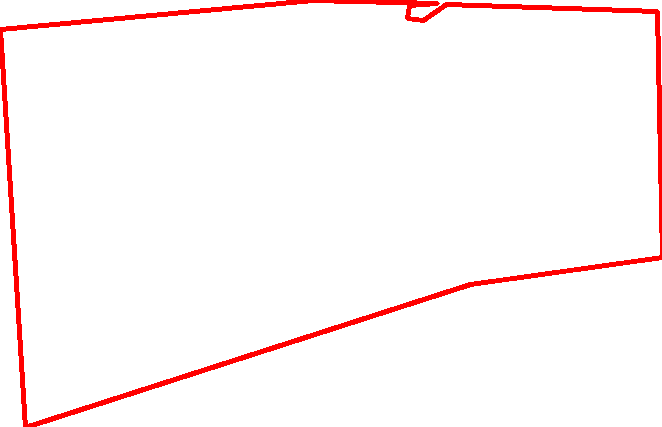
#> input picture pydep/wld.png, 662 x 427 px
$ python flp.py
#> lines starting #> are read from the running program, lines starting #| are printed output that depends on the picture; after the words box and inside, x2 and y2 are one past the last pixel; in counts of white or black regions, pixels touching at a corner belong together; long printed decimals are rounded
import cv2
import numpy as np

def get_main_contour(image_path: str):
    """
    Loads an image, isolates the red polygon, and returns its main contour.
    """
    img = cv2.imread(image_path)
    if img is None:
        print(f"Error: Could not load image at {image_path}")
        return None

    hsv = cv2.cvtColor(img, cv2.COLOR_BGR2HSV)
    lower_red1 = np.array([0, 100, 50])
    upper_red1 = np.array([10, 255, 255])
    mask1 = cv2.inRange(hsv, lower_red1, upper_red1)
    lower_red2 = np.array([170, 100, 50])
    upper_red2 = np.array([180, 255, 255])
    mask2 = cv2.inRange(hsv, lower_red2, upper_red2)
    mask = mask1 + mask2

    contours, _ = cv2.findContours(mask, cv2.RETR_EXTERNAL, cv2.CHAIN_APPROX_SIMPLE)
    if not contours:
        print(f"Warning: No contours found in {image_path}")
        return None
    return max(contours, key=cv2.contourArea)


def normalize_contour(contour):
    """
    Normalize contour by centering it and scaling to unit area.
    """
    # Calculate centroid
    M = cv2.moments(contour)
    if M["m00"] == 0:
        return contour

    cx = int(M["m10"] / M["m00"])
    cy = int(M["m01"] / M["m00"])

    # Center the contour
    centered_contour = contour.copy()
    centered_contour[:, 0, 0] -= cx
    centered_contour[:, 0, 1] -= cy

    # Scale to unit area
    area = cv2.contourArea(contour)
    if area > 0:
        scale = 1.0 / np.sqrt(area)
        centered_contour = (centered_contour * scale).astype(np.int32)

    return centered_contour


def transform_and_match(contour_a, contour_b):
    """
    Improved matching function with proper contour transformations and scale normalization.
    """
    # Normalize both contours for better comparison
    norm_contour_a = normalize_contour(contour_a)
    norm_contour_b = normalize_contour(contour_b)

    # Calculate centroids for rotation center
    M_a = cv2.moments(contour_a)
    M_b = cv2.moments(contour_b)

    if M_a["m00"] == 0 or M_b["m00"] == 0:
        return {'score': float('inf'), 'flip': 'None', 'rotation': 0}

    center_a = (int(M_a["m10"] / M_a["m00"]), int(M_a["m01"] / M_a["m00"]))
    center_b = (int(M_b["m10"] / M_b["m00"]), int(M_b["m01"] / M_b["m00"]))

    # Test both flip states and all rotations
    best_match = {'score': float('inf'), 'flip': 'None', 'rotation': 0}
    rotations = [0, 90, 180, 270]

    for flip_horizontal in [False, True]:
        # Create flipped version of contour_b if needed
        test_contour_b = contour_b.copy()
        if flip_horizontal:
            # Flip horizontally around the centroid
            test_contour_b[:, 0, 0] = center_b[0] - (test_contour_b[:, 0, 0] - center_b[0])

        # Normalize the test contour
        norm_test_contour_b = normalize_contour(test_contour_b)

        for angle in rotations:
            # Create rotation matrix around the centroid
            M = cv2.getRotationMatrix2D(center_b, angle, 1.0)

            # Apply rotation
            rotated_contour = cv2.transform(test_contour_b, M)

            # Normalize the rotated contour
            norm_rotated_contour = normalize_contour(rotated_contour)

            # Compare shapes using multiple methods for robustness
            score1 = cv2.matchShapes(norm_contour_a, norm_rotated_contour, cv2.CONTOURS_MATCH_I1, 0.0)
            score2 = cv2.matchShapes(norm_contour_a, norm_rotated_contour, cv2.CONTOURS_MATCH_I2, 0.0)
            score3 = cv2.matchShapes(norm_contour_a, norm_rotated_contour, cv2.CONTOURS_MATCH_I3, 0.0)

            # Use the best score among the three methods
            score = min(score1, score2, score3)

            if score < best_match['score']:
                best_match['score'] = score
                best_match['flip'] = 'Horizontal' if flip_horizontal else 'None'
                best_match['rotation'] = angle

    return best_match


def visualize_result(img_a_path, img_b_path, best_transform):
    """
    Creates a visual representation of the original and transformed shapes.
    """
    img_a = cv2.imread(img_a_path)
    img_b = cv2.imread(img_b_path)

    transformed_img_b = img_b.copy()
    (h_b, w_b) = transformed_img_b.shape[:2]
    center_b = (w_b / 2, h_b / 2)

    if best_transform['flip'] == 'Horizontal':
        transformed_img_b = cv2.flip(transformed_img_b, 1)

    angle = best_transform['rotation']
    if angle in [90, 270]:
        M = cv2.getRotationMatrix2D(center_b, angle, 1.0)
        cos = np.abs(M[0, 0])
        sin = np.abs(M[0, 1])
        new_w = int((h_b * sin) + (w_b * cos))
        new_h = int((h_b * cos) + (w_b * sin))
        M[0, 2] += (new_w / 2) - center_b[0]
        M[1, 2] += (new_h / 2) - center_b[1]
        transformed_img_b = cv2.warpAffine(transformed_img_b, M, (new_w, new_h))
    elif angle == 180:
        M = cv2.getRotationMatrix2D(center_b, angle, 1.0)
        transformed_img_b = cv2.warpAffine(transformed_img_b, M, (w_b, h_b))

    h_a, w_a = img_a.shape[:2]
    h_b_orig, w_b_orig = img_b.shape[:2]
    h_t, w_t = transformed_img_b.shape[:2]

    p_top = 60
    p_side = 20

    output_height = p_top + max(h_a, h_b_orig, h_t) + p_side
    output_width = p_side + w_a + p_side + w_b_orig + p_side + w_t + p_side

    result_img = np.full((output_height, output_width, 3), 255, dtype=np.uint8)

    x_pos = p_side
    result_img[p_top:p_top+h_a, x_pos:x_pos+w_a] = img_a
    cv2.putText(result_img, "Reference A", (x_pos, p_top - 10), cv2.FONT_HERSHEY_SIMPLEX, 0.8, (0, 0, 0), 2)

    x_pos += w_a + p_side
    result_img[p_top:p_top+h_b_orig, x_pos:x_pos+w_b_orig] = img_b
    cv2.putText(result_img, "Original B", (x_pos, p_top - 10), cv2.FONT_HERSHEY_SIMPLEX, 0.8, (0, 0, 0), 2)

    x_pos += w_b_orig + p_side
    result_img[p_top:p_top+h_t, x_pos:x_pos+w_t] = transformed_img_b
    cv2.putText(result_img, "Transformed B", (x_pos, p_top - 10), cv2.FONT_HERSHEY_SIMPLEX, 0.8, (0, 0, 0), 2)

    # cv2.imshow("Result", result_img)
    cv2.imwrite("result.png", result_img)
    # print("\nVisual result saved as 'result.png'. Press any key to exit.")
    # cv2.waitKey(0)
    # cv2.destroyAllWindows()


def debug_contour_matching(contour_a, contour_b, best_transform):
    """
    Debug function to visualize contour matching process.
    """
    # Create a blank canvas
    canvas_size = 800
    canvas = np.full((canvas_size, canvas_size, 3), 255, dtype=np.uint8)

    # Calculate centroids
    M_a = cv2.moments(contour_a)
    M_b = cv2.moments(contour_b)

    if M_a["m00"] == 0 or M_b["m00"] == 0:
        print("Error: Cannot calculate moments")
        return

    center_a = (int(M_a["m10"] / M_a["m00"]), int(M_a["m01"] / M_a["m00"]))
    center_b = (int(M_b["m10"] / M_b["m00"]), int(M_b["m01"] / M_b["m00"]))

    # Scale contours to fit canvas
    def scale_contour(contour, target_size=300):
        # Get bounding box
        x, y, w, h = cv2.boundingRect(contour)
        scale = min(target_size / max(w, h), 1.0)

        # Scale contour
        scaled_contour = contour.copy()
        scaled_contour = (scaled_contour * scale).astype(np.int32)

        # Center in canvas
        canvas_center = canvas_size // 2
        scaled_contour[:, 0, 0] += canvas_center - int(w * scale // 2)
        scaled_contour[:, 0, 1] += canvas_center - int(h * scale // 2)

        return scaled_contour

    # Draw original contours
    scaled_a = scale_contour(contour_a)
    scaled_b = scale_contour(contour_b)

    # Offset contour B to the right
    scaled_b[:, 0, 0] += canvas_size // 2

    # Draw contours
    cv2.drawContours(canvas, [scaled_a], -1, (0, 0, 255), 2)  # Red for reference
    cv2.drawContours(canvas, [scaled_b], -1, (255, 0, 0), 2)  # Blue for test

    # Add labels
    cv2.putText(canvas, "Reference A", (50, 50), cv2.FONT_HERSHEY_SIMPLEX, 1, (0, 0, 255), 2)
    cv2.putText(canvas, "Original B", (canvas_size//2 + 50, 50), cv2.FONT_HERSHEY_SIMPLEX, 1, (255, 0, 0), 2)

    # Apply transformation to contour B
    transformed_b = contour_b.copy()
    if best_transform['flip'] == 'Horizontal':
        transformed_b[:, 0, 0] = center_b[0] - (transformed_b[:, 0, 0] - center_b[0])

    if best_transform['rotation'] != 0:
        M = cv2.getRotationMatrix2D(center_b, best_transform['rotation'], 1.0)
        transformed_b = cv2.transform(transformed_b, M)

    # Scale and draw transformed contour
    scaled_transformed = scale_contour(transformed_b)
    scaled_transformed[:, 0, 0] += canvas_size // 2
    scaled_transformed[:, 0, 1] += canvas_size // 2  # Move down

    cv2.drawContours(canvas, [scaled_transformed], -1, (0, 255, 0), 2)  # Green for transformed
    cv2.putText(canvas, "Transformed B", (canvas_size//2 + 50, canvas_size//2 + 50),
                cv2.FONT_HERSHEY_SIMPLEX, 1, (0, 255, 0), 2)

    # Save debug image
    cv2.imwrite("debug_contours.png", canvas)
    print("Debug visualization saved as 'debug_contours.png'")


if __name__ == "__main__":
    # --- Make sure these file paths are correct ---
    IMAGE_A_PATH = "pydep/wld.png"
    IMAGE_B_PATH = "pydep/pdf.png"

    print("Step 1: Processing Reference Image A...")
    contour_a = get_main_contour(IMAGE_A_PATH)
#> in get_main_contour, img is the input picture: shape (427, 662, 3); mean B, G, R 246.2, 246.2, 255
#> in get_main_contour, `hsv = cv2.cvtColor(img, cv2.COLOR_BGR2HSV)`: hsv: shape (427, 662, 3); mean H, S, V 0, 8.8, 255
#> in get_main_contour, `mask1 = cv2.inRange(hsv, lower_red1, upper_red1)`:
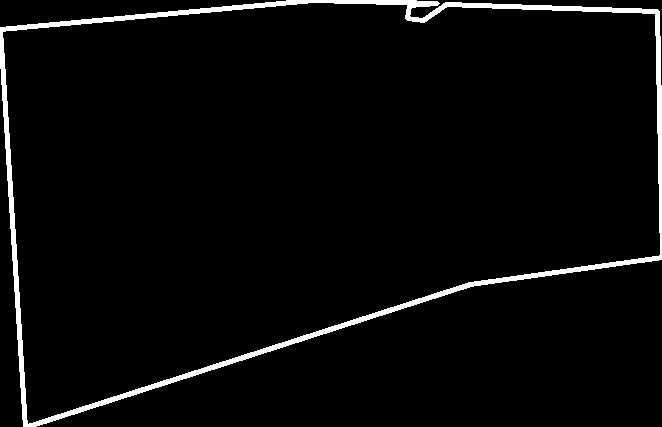
#> mask1: shape (427, 662); 3.5% white; 1 white region
#> in get_main_contour, `mask2 = cv2.inRange(hsv, lower_red2, upper_red2)`: mask2: shape (427, 662); every value is 0
#> in get_main_contour, `contours, _ = cv2.findContours(mask, cv2.RETR_EXTERNAL, cv2.CHAIN_APPR..`: contours = 1 contour; box (x1, y1, x2, y2) and area: (0, 0, 662, 427) 212178
#> contour_a = contour of 489 points, box (x1, y1, x2, y2) (0, 0, 662, 427), area 212178

    print("Step 2: Processing Test Image B...")
    contour_b = get_main_contour(IMAGE_B_PATH)
#> call 2 of get_main_contour, with image_path = 'pydep/pdf.png'
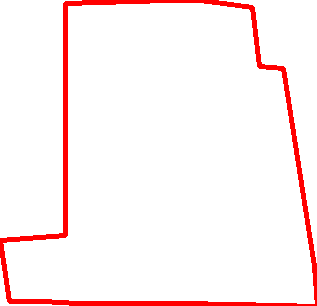
#> input picture pydep/pdf.png, 317 x 306 px
#> in get_main_contour, img is the input picture: shape (306, 317, 3); mean B, G, R 240.8, 240.8, 255
#> in get_main_contour (call 2), `hsv = cv2.cvtColor(img, cv2.COLOR_BGR2HSV)`: hsv: shape (306, 317, 3); mean H, S, V 0, 14.2, 255
#> in get_main_contour (call 2), `mask1 = cv2.inRange(hsv, lower_red1, upper_red1)`:
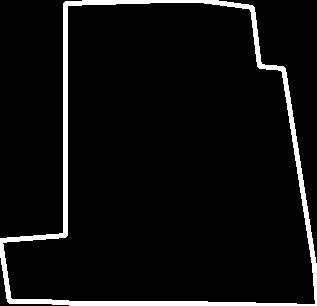
#> mask1: shape (306, 317); 5.6% white; 1 white region
#> in get_main_contour (call 2), `mask2 = cv2.inRange(hsv, lower_red2, upper_red2)`: mask2: shape (306, 317); every value is 0
#> in get_main_contour (call 2), `contours, _ = cv2.findContours(mask, cv2.RETR_EXTERNAL, cv2.CHAIN_APPR..`: contours = 1 contour; box (x1, y1, x2, y2) and area: (0, 0, 317, 306) 74111
#> contour_b = contour of 134 points, box (x1, y1, x2, y2) (0, 0, 317, 306), area 74111

    if contour_a is not None and contour_b is not None:
        print("\nStep 3: Finding the best transformation...")
        best_fit = transform_and_match(contour_a, contour_b)
#> in normalize_contour, `M = cv2.moments(contour)`: M = moments, m00 212178.5, centre m10/m00, m01/m00 = (307.4, 173.9)
#> in normalize_contour, `cx = int(M["m10"] / M["m00"])`: cx = 307
#> in normalize_contour, `cy = int(M["m01"] / M["m00"])`: cy = 173
#> in normalize_contour, `centered_contour = contour.copy()`: centered_contour has the same summary as contour_a outside normalize_contour
#> in normalize_contour, `area = cv2.contourArea(contour)`: area = 212178.5
#> in normalize_contour, `scale = 1.0 / np.sqrt(area)`: scale = 0.00217
#> in normalize_contour, `centered_contour = (centered_contour * scale).astype(np.int32)`: centered_contour = contour of 489 points, box (x1, y1, x2, y2) (0, 0, 1, 1), area 0
#> in transform_and_match, `norm_contour_a = normalize_contour(contour_a)`: norm_contour_a has the same summary as centered_contour in normalize_contour
#> in transform_and_match, `norm_contour_b = normalize_contour(contour_b)`: norm_contour_b = contour of 134 points, box (x1, y1, x2, y2) (0, 0, 1, 1), area 0
#> in transform_and_match, `M_a = cv2.moments(contour_a)`: M_a has the same summary as M in normalize_contour
#> in transform_and_match, `M_b = cv2.moments(contour_b)`: M_b = moments, m00 74111, centre m10/m00, m01/m00 = (170.9, 166.3)
#> in transform_and_match, `center_a = (int(M_a["m10"] / M_a["m00"]), int(M_a["m01"] / M_a["m00"]))`: center_a = (307, 173)
#> in transform_and_match, `center_b = (int(M_b["m10"] / M_b["m00"]), int(M_b["m01"] / M_b["m00"]))`: center_b = (170, 166)
#> the loop in transform_and_match, `for flip_horizontal in [False, True]:` made 2 passes
#> after the loop in transform_and_match, `for flip_horizontal in [False, True]:`: best_match = {'score': 0, 'flip': 'None', 'rotation': 0}
#> best_fit = {'score': 0, 'flip': 'None', 'rotation': 0}

        print("\n--- Match Found! ---")
        print(f"✅ Best Flip: {best_fit['flip']}")
#| ✅ Best Flip: None
        print(f"🔄 Best Rotation: {best_fit['rotation']} degrees")
#| 🔄 Best Rotation: 0 degrees
        print(f"📏 Match Score: {best_fit['score']:.6f} (lower is better)")
#| 📏 Match Score: 0 (lower is better)

        # Debug visualization
        debug_contour_matching(contour_a, contour_b, best_fit)
#> in debug_contour_matching, `M_a = cv2.moments(contour_a)`: M_a has the same summary as M in normalize_contour
#> in debug_contour_matching, `center_a = (int(M_a["m10"] / M_a["m00"]), int(M_a["m01"] / M_a["m00"]))`: center_a = (307, 173)
#> in debug_contour_matching, `center_b = (int(M_b["m10"] / M_b["m00"]), int(M_b["m01"] / M_b["m00"]))`: center_b = (170, 166)
#> in scale_contour, `x, y, w, h = cv2.boundingRect(contour)`: x = 0; w = 662; h = 427
#> in scale_contour, `scale = min(target_size / max(w, h), 1.0)`: scale = 0.453
#> in scale_contour, `scaled_contour = contour.copy()`: scaled_contour has the same summary as contour_a outside scale_contour
#> in scale_contour, `scaled_contour = (scaled_contour * scale).astype(np.int32)`: scaled_contour = contour of 489 points, box (x1, y1, x2, y2) (0, 0, 300, 194), area 43548
#> in debug_contour_matching, `scaled_a = scale_contour(contour_a)`: scaled_a = contour of 489 points, box (x1, y1, x2, y2) (250, 304, 550, 498), area 43548
#> in debug_contour_matching, `scaled_b = scale_contour(contour_b)`: scaled_b = contour of 134 points, box (x1, y1, x2, y2) (250, 256, 550, 545), area 66346
#> in debug_contour_matching, `cv2.drawContours(canvas, [scaled_a], -1, (0, 0, 255), 2)`:
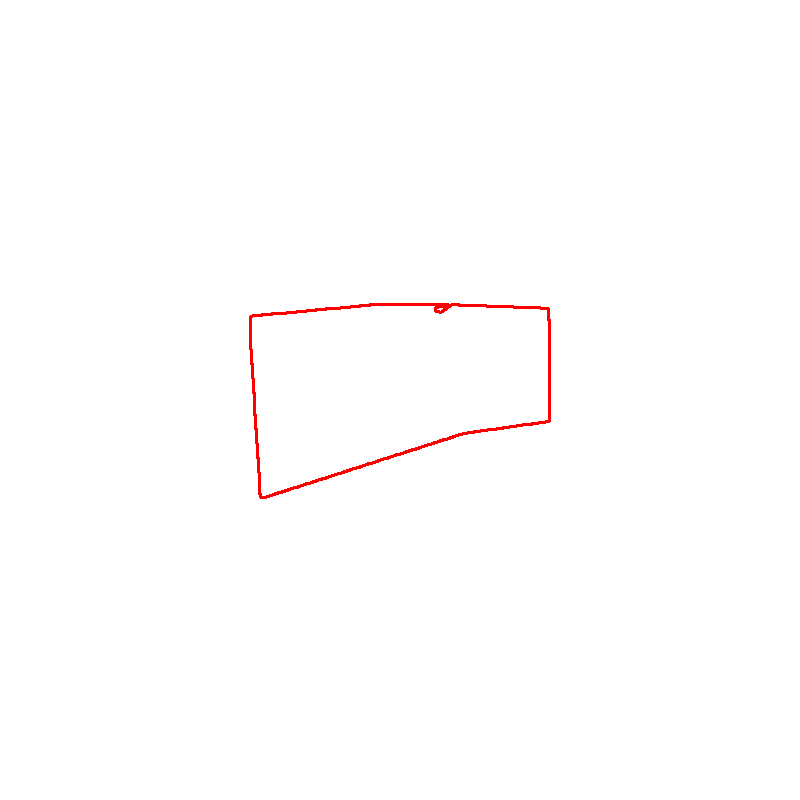
#> canvas: shape (800, 800, 3); mean of channels 0, 1, 2 253.9, 253.9, 255; drawn as B, G, R
#> in debug_contour_matching, `transformed_b = contour_b.copy()`: transformed_b has the same summary as contour_b outside debug_contour_matching
#> in debug_contour_matching, `scaled_transformed = scale_contour(transformed_b)`: scaled_transformed has the same summary as scaled_b
#> in debug_contour_matching, `cv2.putText(canvas, "Transformed B", (canvas_size//2 + 50, canvas_size..`:
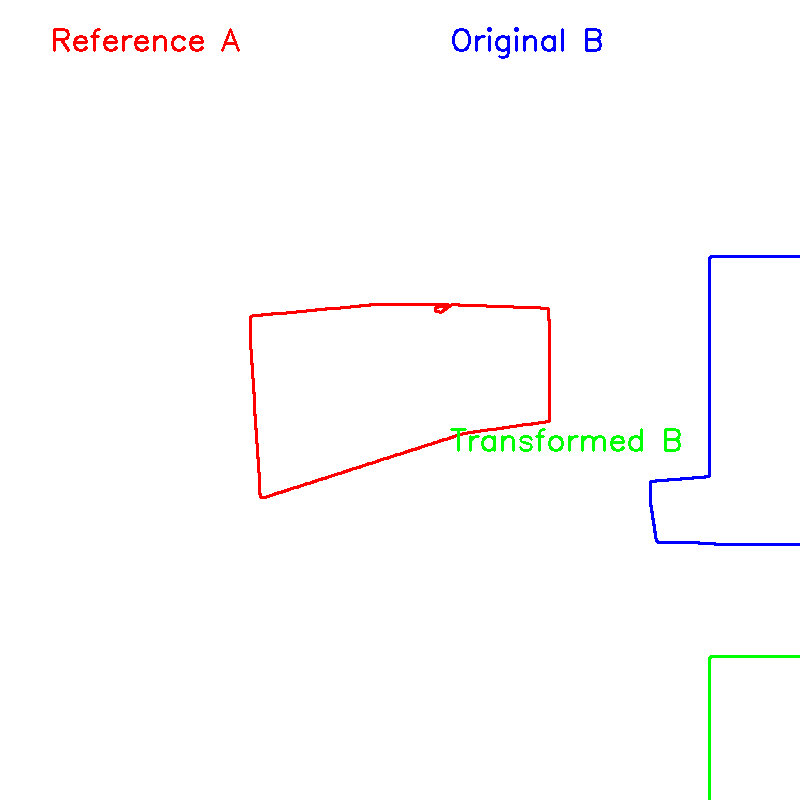
#> canvas: shape (800, 800, 3); mean of channels 0, 1, 2 252.4, 252.2, 253; drawn as B, G, R

        visualize_result(IMAGE_A_PATH, IMAGE_B_PATH, best_fit)
#> in visualize_result, `angle = best_transform['rotation']`: angle = 0
#> in visualize_result, `result_img[p_top:p_top+h_a, x_pos:x_pos+w_a] = img_a`:
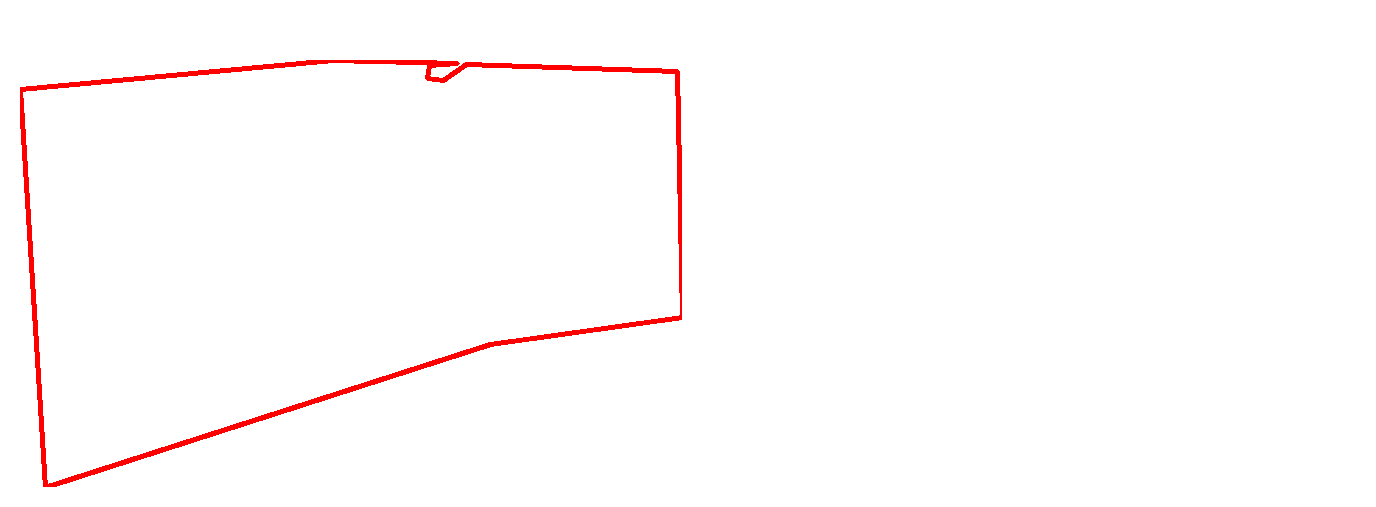
#> result_img: shape (507, 1376, 3); mean B, G, R 251.4, 251.4, 255
#> in visualize_result, `cv2.putText(result_img, "Transformed B", (x_pos, p_top - 10), cv2.FONT..`:
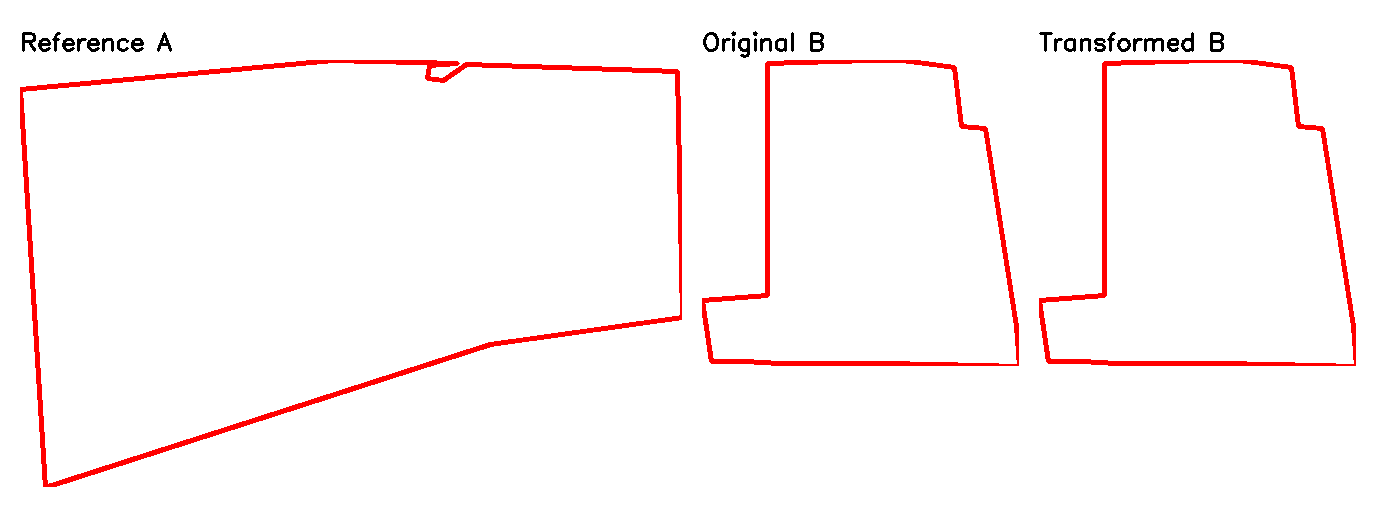
#> result_img: shape (507, 1376, 3); mean B, G, R 246.3, 246.3, 253.8
    else:
        print("\nCould not complete matching due to errors in image processing.")
